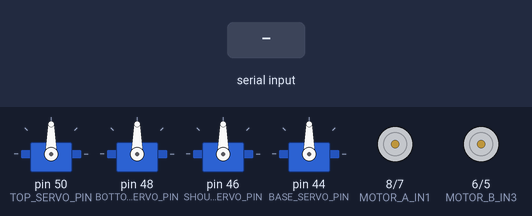
This sketch was run on a simulated Arduino Mega 2560, built with avr-gcc and run on an emulated ATmega2560. Shown: 4 × servo, motor-driver pin pairs drawn as motors (green arrow = first pin HIGH = forward, orange = second pin HIGH = backward, longer = more drive, scaled by the enable pin). The inputs (shaded band) are chosen by the test bench.

Above: at 1.2 s.
1.3 s: "F" received over the second serial link
At 2.3 s:
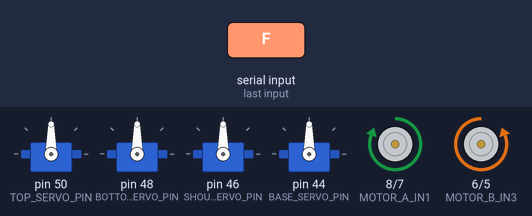
2.8 s: "B" received over the second serial link
At 3.4 s:
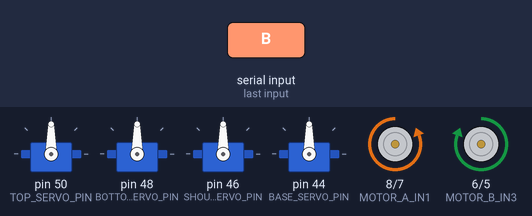
4.3 s: "L" received over the second serial link
At 5.5 s:
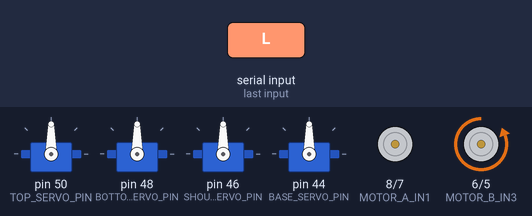
5.8 s: "R" received over the second serial link
At 6.9 s:
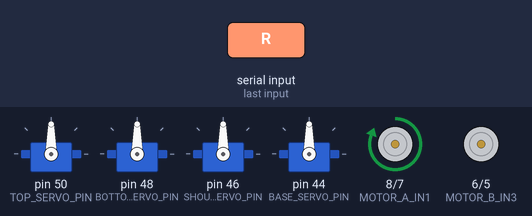
7.3 s: "G" received over the second serial link
At 8.0 s:
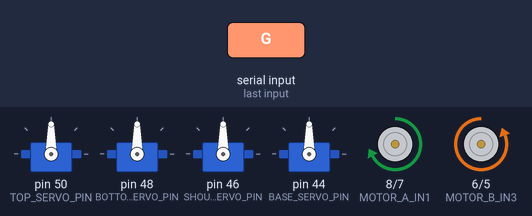
8.8 s: "I" received over the second serial link
At 9.2 s:
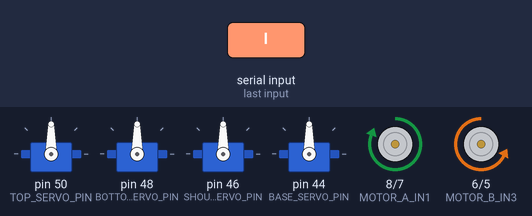
Timing chart, 0 to 11.3 s (numbered marks = the images above; inputs shaded):
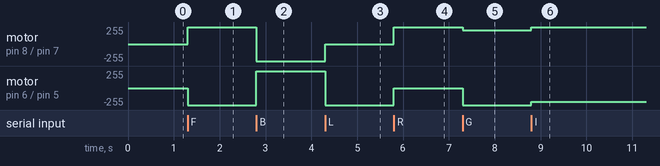

The sketch:

normalappcode.ino
```cpp
#include <SoftwareSerial.h>
#include <Servo.h>

// Motor pins
const int MOTOR_A_ENA = 9;
const int MOTOR_A_IN1 = 8;
const int MOTOR_A_IN2 = 7;
const int MOTOR_B_ENB = 3;
const int MOTOR_B_IN3 = 6;
const int MOTOR_B_IN4 = 5;

// Servo pins
const int TOP_SERVO_PIN = 50;
const int BOTTOM_SERVO_PIN = 48;
const int SHOULDER_SERVO_PIN = 46;
const int BASE_SERVO_PIN = 44;

// Servo angles
enum ServoAngle {
  TOP_OPEN_ANGLE = 120,
  TOP_CLOSE_ANGLE = 0,
  BOTTOM_OPEN_ANGLE = 120,
  BOTTOM_CLOSE_ANGLE = 0,
  SHOULDER_U90_ANGLE = 90,
  SHOULDER_D0_ANGLE = 0,
  SHOULDER_U180_ANGLE = 180,
  SHOULDER_D90_ANGLE = 90,
  BASE_0_ANGLE = 0,
  BASE_20_ANGLE = 20,
  BASE_35_ANGLE = 35,
  BASE_50_ANGLE = 50,
  BASE_70_ANGLE = 70,
  BASE_85_ANGLE = 85,
  BASE_100_ANGLE = 100,
  BASE_120_ANGLE = 120,
  BASE_140_ANGLE = 140,
  BASE_160_ANGLE = 160,
  BASE_180_ANGLE = 180,
};

SoftwareSerial BTserial(12, 10);

Servo topServo;
Servo bottomServo;
Servo shoulderServo;
Servo baseServo;

void setup() {
  BTserial.begin(9600);

  topServo.attach(TOP_SERVO_PIN);
  bottomServo.attach(BOTTOM_SERVO_PIN);
  shoulderServo.attach(SHOULDER_SERVO_PIN);
  baseServo.attach(BASE_SERVO_PIN);

  pinMode(MOTOR_A_ENA, OUTPUT);
  pinMode(MOTOR_A_IN1, OUTPUT);
  pinMode(MOTOR_A_IN2, OUTPUT);
  pinMode(MOTOR_B_ENB, OUTPUT);
  pinMode(MOTOR_B_IN3, OUTPUT);
  pinMode(MOTOR_B_IN4, OUTPUT);

  digitalWrite(MOTOR_A_ENA, LOW);
  digitalWrite(MOTOR_A_IN1, LOW);
  digitalWrite(MOTOR_A_IN2, LOW);
  digitalWrite(MOTOR_B_ENB, LOW);
  digitalWrite(MOTOR_B_IN3, LOW);
  digitalWrite(MOTOR_B_IN4, LOW);
}

void setServoAngle(Servo& servo, ServoAngle angle) {
  servo.write(angle);
}

void topOpen() {
  setServoAngle(topServo, TOP_OPEN_ANGLE);
}

void topClose() {
  setServoAngle(topServo, TOP_CLOSE_ANGLE);
}

void bottomOpen() {
  setServoAngle(bottomServo, BOTTOM_OPEN_ANGLE);
}

void bottomClose() {
  setServoAngle(bottomServo, BOTTOM_CLOSE_ANGLE);
}

void shoulderUp90() {
  setServoAngle(shoulderServo, SHOULDER_U90_ANGLE);
}

void shoulderDown0() {
  setServoAngle(shoulderServo, SHOULDER_D0_ANGLE);
}

void shoulderUp180() {
  setServoAngle(shoulderServo, SHOULDER_U180_ANGLE);
}

void shoulderDown90() {
  setServoAngle(shoulderServo, SHOULDER_D90_ANGLE);
}

void base0() {
  setServoAngle(baseServo, BASE_0_ANGLE);
}

void base20() {
  setServoAngle(baseServo, BASE_20_ANGLE);
}

void base35() {
  setServoAngle(baseServo, BASE_35_ANGLE);
}

void base50() {
  setServoAngle(baseServo, BASE_50_ANGLE);
}

void base70() {
  setServoAngle(baseServo, BASE_70_ANGLE);
}

void base85() {
  setServoAngle(baseServo, BASE_85_ANGLE);
}

void base100() {
  setServoAngle(baseServo, BASE_100_ANGLE);
}

void base120() {
  setServoAngle(baseServo, BASE_120_ANGLE);
}

void base140() {
  setServoAngle(baseServo, BASE_140_ANGLE);
}

void base160() {
  setServoAngle(baseServo, BASE_160_ANGLE);
}

void base180() {
  setServoAngle(baseServo, BASE_180_ANGLE);
}

void stopMotors() {
  digitalWrite(MOTOR_A_ENA, LOW);
  digitalWrite(MOTOR_B_ENB, LOW);
}
void forward(int speed) {
  analogWrite(MOTOR_A_ENA, speed);
  digitalWrite(MOTOR_A_IN1, HIGH);
  digitalWrite(MOTOR_A_IN2, LOW);
  analogWrite(MOTOR_B_ENB, speed);
  digitalWrite(MOTOR_B_IN3, LOW);
  digitalWrite(MOTOR_B_IN4, HIGH);
}

void turn_left(int speed) {
  analogWrite(MOTOR_A_ENA, 0);
  digitalWrite(MOTOR_A_IN1, HIGH);
  digitalWrite(MOTOR_A_IN2, LOW);
  analogWrite(MOTOR_B_ENB, speed);
  digitalWrite(MOTOR_B_IN3, LOW);
  digitalWrite(MOTOR_B_IN4, HIGH);
}

void turn_right(int speed) {
  analogWrite(MOTOR_A_ENA, speed);
  digitalWrite(MOTOR_A_IN1, HIGH);
  digitalWrite(MOTOR_A_IN2, LOW);
  analogWrite(MOTOR_B_ENB, 0);
  digitalWrite(MOTOR_B_IN3, LOW);
  digitalWrite(MOTOR_B_IN4, HIGH);
}

void backward(int speed) {
  analogWrite(MOTOR_A_ENA, speed);
  digitalWrite(MOTOR_A_IN1, LOW);
  digitalWrite(MOTOR_A_IN2, HIGH);
  analogWrite(MOTOR_B_ENB, speed);
  digitalWrite(MOTOR_B_IN3, HIGH);
  digitalWrite(MOTOR_B_IN4, LOW);
}

void forward_left(int speed) {
  analogWrite(MOTOR_A_ENA, speed * 0.8);
  digitalWrite(MOTOR_A_IN1, HIGH);
  digitalWrite(MOTOR_A_IN2, LOW);
  analogWrite(MOTOR_B_ENB, speed);
  digitalWrite(MOTOR_B_IN3, LOW);
  digitalWrite(MOTOR_B_IN4, HIGH);
}

void forward_right(int speed) {
  analogWrite(MOTOR_A_ENA, speed);
  digitalWrite(MOTOR_A_IN1, HIGH);
  digitalWrite(MOTOR_A_IN2, LOW);
  analogWrite(MOTOR_B_ENB, speed * 0.8);
  digitalWrite(MOTOR_B_IN3, LOW);
  digitalWrite(MOTOR_B_IN4, HIGH);
}

void backward_left(int speed) {
  analogWrite(MOTOR_A_ENA, speed * 0.8);
  digitalWrite(MOTOR_A_IN1, LOW);
  digitalWrite(MOTOR_A_IN2, HIGH);
  analogWrite(MOTOR_B_ENB, speed);
  digitalWrite(MOTOR_B_IN3, HIGH);
  digitalWrite(MOTOR_B_IN4, LOW);
}

void backward_right(int speed) {
  analogWrite(MOTOR_A_ENA, speed);
  digitalWrite(MOTOR_A_IN1, LOW);
  digitalWrite(MOTOR_A_IN2, HIGH);
  analogWrite(MOTOR_B_ENB, speed * 0.8);
  digitalWrite(MOTOR_B_IN3, HIGH);
  digitalWrite(MOTOR_B_IN4, LOW);
}

void loop() {
  if (BTserial.available()) {
    char command = BTserial.read();
    switch (command) {
      case 'F':
        forward(255);
        break;
      case 'B':
        backward(255);
        break;
      case 'L':
        turn_left(255);
        break;
      case 'R':
        turn_right(255);
        break;
      case 'G':
        forward_left(255);
        break;
      case 'I':
        forward_right(255);
        break;
      case 'H':
        backward_left(255);
        break;
      case 'J':
        backward_right(255);
        break;
      case 'S':
        stopMotors();
        break;
      case 'W':
        topOpen();
        break;
      case 'w':
        topClose();
        break;
      case 'U':
        bottomOpen();
        break;
      case 'u':
        bottomClose();
        break;
      case 'V':
        shoulderUp90();
        break;
      case 'v':
        shoulderDown0();
        break;
      case 'X':
        shoulderUp180();
        break;
      case 'x':
        shoulderDown90();
        break;
      case '0':
        base0();
        break;
      case '1':
        base20();
        break;
      case '2':
        base35();
        break;
      case '3':
        base50();
        break;
      case '4':
        base70();
        break;
      case '5':
        base85();
        break;
      case '6':
        base100();
        break;
      case '7':
        base120();
        break;
      case '8':
        base140();
        break;
      case '9':
        base160();
        break;
      case 'q':
        base180();
        break;
    }
  }
}
```

Measured:
- after the input at 1.3 s, motor on pin 8 (MOTOR_A_IN1) / pin 7 (MOTOR_A_IN2): stopped → forward 255/255 at once; motor on pin 6 (MOTOR_B_IN3) / pin 5 (MOTOR_B_IN4): stopped → backward 255/255 at once
- after the input at 2.8 s, motor on pin 8 (MOTOR_A_IN1) / pin 7 (MOTOR_A_IN2): forward 255/255 → backward 255/255 at once; motor on pin 6 (MOTOR_B_IN3) / pin 5 (MOTOR_B_IN4): backward 255/255 → forward 255/255 at once
- after the input at 4.3 s, motor on pin 8 (MOTOR_A_IN1) / pin 7 (MOTOR_A_IN2): backward 255/255 → stopped at once; motor on pin 6 (MOTOR_B_IN3) / pin 5 (MOTOR_B_IN4): forward 255/255 → backward 255/255 at once
- after the input at 5.8 s, motor on pin 8 (MOTOR_A_IN1) / pin 7 (MOTOR_A_IN2): stopped → forward 255/255 at once; motor on pin 6 (MOTOR_B_IN3) / pin 5 (MOTOR_B_IN4): backward 255/255 → stopped at once
- after the input at 7.3 s, motor on pin 8 (MOTOR_A_IN1) / pin 7 (MOTOR_A_IN2): forward 255/255 → forward 204/255 at once; motor on pin 6 (MOTOR_B_IN3) / pin 5 (MOTOR_B_IN4): stopped → backward 255/255 at once
- after the input at 8.8 s, motor on pin 8 (MOTOR_A_IN1) / pin 7 (MOTOR_A_IN2): forward 204/255 → forward 255/255 at once; motor on pin 6 (MOTOR_B_IN3) / pin 5 (MOTOR_B_IN4): backward 255/255 → backward 204/255 at once
